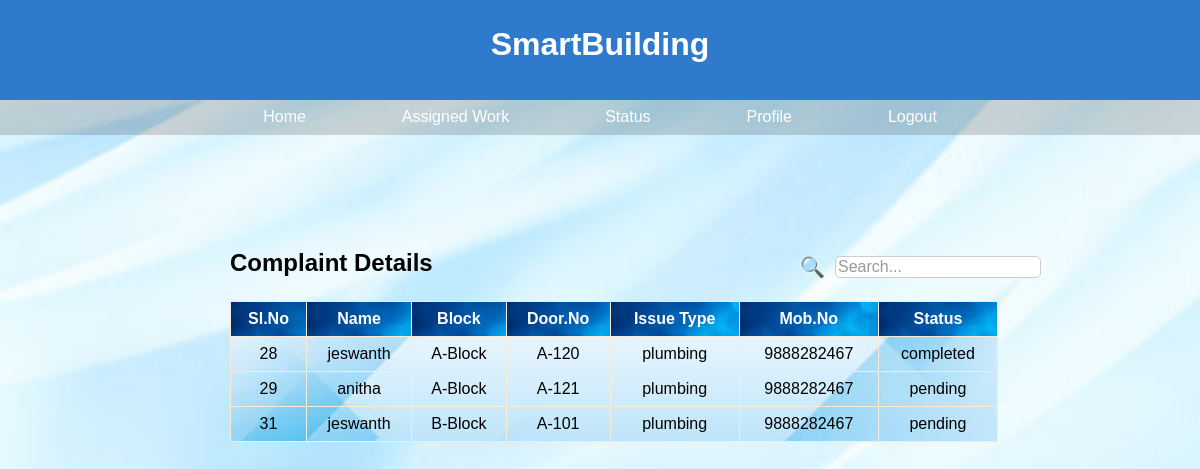
The app's page /jobhistory.php with its own data.
### tables this page shows
CREATE TABLE `complaints` (
  `c_id` int(11) NOT NULL,
  `name` text NOT NULL,
  `block` varchar(25) DEFAULT NULL,
  `doorno` varchar(25) NOT NULL,
  `issue_type` text NOT NULL,
  `repeated` text NOT NULL,
  `replacement` text NOT NULL,
  `mobno` bigint(20) DEFAULT NULL,
  `issue` text NOT NULL,
  `dob` date NOT NULL,
  `status` text NOT NULL
);

### jobhistory.php (the view, shortened to what this page needs)
<?php
$conn = mysqli_connect("localhost", "root", "", "building_management");
$sql = "SELECT * FROM complaints" ;
$result = mysqli_query($conn, $sql);
?>
<!DOCTYPE html>
<html lang="en">
<head>
</head>
<header>
        <center>
        <h1>SmartBuilding
        </h1></center>
    </header>
<body>
    <header>
    </header>
        <nav>
            <ul>
                <li><a href="manager.php">Home</a></li>
                <li><a href="viewstaff.php">Assigned Work</a></li>
                <li><a href="jobhistory.php">Status</a></li>
                <li><a href="managerprofile.php">Profile</a></li>
                <li><a href="login.php">Logout</a></li>
            </ul>
        </nav>
    <main>
    <div class="search-bar">
            <span class="search-icon">&#128269;</span>
            <input type="text" id="search-input" class="search-input" placeholder="Search..." oninput="searchTable()">
        </div>
    <main>
        <div class="employee-table">
            <h3> Complaint Details</h3>
            <table  style="    background: url(images/adef.jpg);   background-repeat: no-repeat;
    background-size: cover;
    background-position: center;">
<thead>
                    <tr>
                        <th>Sl.No</th>
                        <th>Name</th>
                        <th>Block</th>
                        <th>Door.No</th>
                        <th>Issue Type</th>
                        <th>Mob.No</th>
                        <th>Status</th>
                    </tr>
                </thead>
                <tbody>
                    <?php
                    while ($row = mysqli_fetch_assoc($result)) {
                        echo "<tr>";
                        echo "<td>" . $row['c_id'] . "</td>";
                        echo "<td>" . $row['name'] . "</td>";
                        echo "<td>" . $row['block'] . "</td>";
                        echo "<td>" . $row['doorno'] . "</td>";
                        echo "<td>" . $row['issue_type'] . "</td>";
                        echo "<td>" . $row['mobno'] . "</td>";
                        echo "<td>" . $row['status'] . "</td>";
                        echo "</tr>";
                    }
                    ?>
                </tbody>
            </table>
        </div>
    </main>
</body>
</html>

### jobhistory.php (style rules this page uses)
body { font-family: Arial, sans-serif; margin: 0; padding: 0; background: url(images/emp.jpg); background-repeat: no-repeat; background-size: cover; height: 800px; overflow-x: hidden; }
header { background-color: #307ace; color: white; padding: 5px; text-align: center; }
nav { background-color: #3333; color: white; display: flex; justify-content: center; align-items: center; height: 35px; }
nav ul { list-style: none; display: flex; margin: 0; padding: 0; }
.search-bar { position: relative; top: 120px; left: 800px; width: 250px; display: flex; align-items: center; z-index: 999 }
.search-icon { font-size: 20px; margin-right: 10px; color: #333; }
.search-input { border: 1px solid #ccc; border-radius: 5px; font-size: 16px; width: 200px; outline: none; }
.search-input::placeholder { color: #999; }
nav li { margin: 0 48px; }
nav a { text-decoration: none; color: white; }
.employee-table { margin-top: 20px; padding: 10px; border-radius: 5px; margin-left: 220px; margin-top: 80px; }
.employee-table h3 { margin-top: 0; color:black; font-size:24px; }
.employee-table table { width: 80%; border-collapse: collapse; background-color:#f2f2f2; }
.employee-table th, .employee-table td { border: 1px solid antiquewhite; padding: 8px; text-align: center; }
.employee-table th { color:white; background: url(images/ads.jpeg); }

### records on screen
complaints: c_id "28", name "jeswanth", block "A-Block", doorno "A-120", issue_type "plumbing", mobno "9888282467", status "completed"
complaints: c_id "29", name "anitha", block "A-Block", doorno "A-121", issue_type "plumbing", mobno "9888282467", status "pending"
complaints: c_id "31", name "jeswanth", block "B-Block", doorno "A-101", issue_type "plumbing", mobno "9888282467", status "pending"
